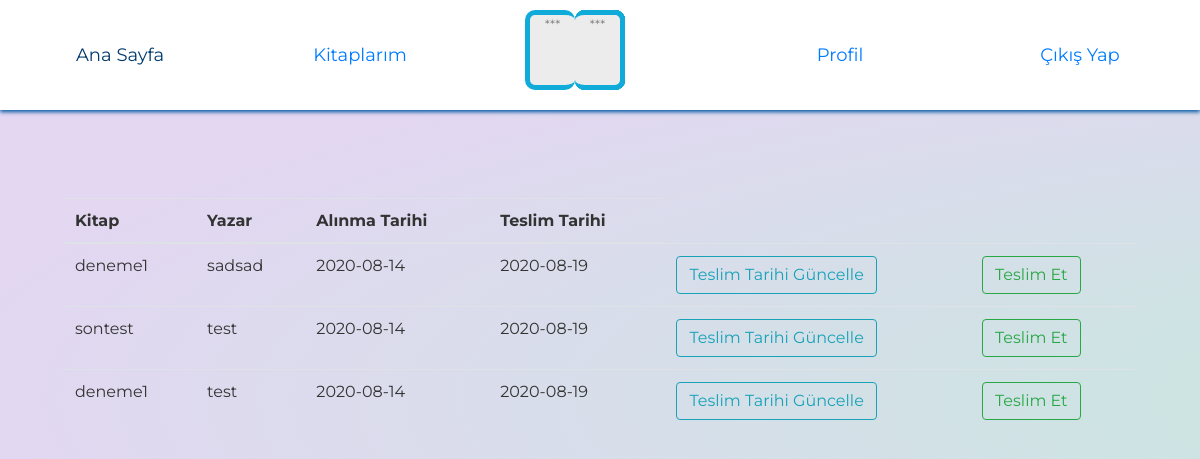
The app's page /user_book (signed in), older data.
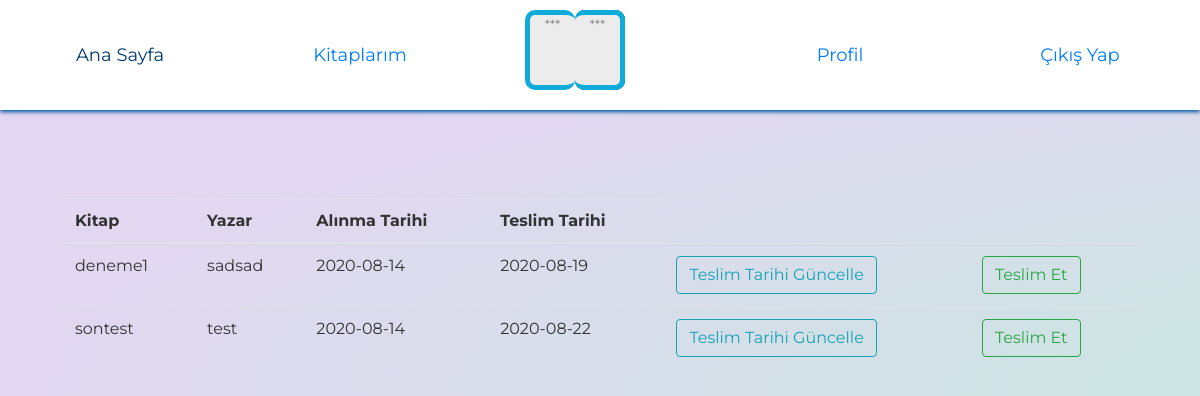
The same page, newer data.
### Models/borrow.py (models this page shows)
class Borrow(db.Model):
    id = db.Column(db.Integer, primary_key=True)
    user_id = db.Column(db.Integer)
    book_id = db.Column(db.Integer)
    start_date = db.Column(db.DateTime,default=datetime.utcnow)
    end_date = db.Column(db.DateTime)

### Models/book.py (models this page shows)
class Book(db.Model):
    id = db.Column(db.Integer, primary_key=True)
    title = db.Column(db.String(200))
    author = db.Column(db.String(200))
    type = db.Column(db.String(200))
    barcode = db.Column(db.Integer)
    status = db.Column(db.Boolean, default=True)

### Routes/routes.py (the view)
@routes.route("/user_book")
def user_book():
    orders = db.session.query(Borrow,Book).filter(Borrow.user_id == current_user.id).filter(Borrow.book_id== Book.id).all()
    print(orders)
    def convertdate(rdate):
        cdate=datetime.datetime.strptime(str(rdate).split(" ")[0], "%Y-%m-%d").date()
        return cdate
    return render_template("user_book.html",orders=orders,convertdate=convertdate)

### app.py (called while the page is built)
@login_manager.user_loader
def get(id):
    return User.query.get(id)

### templates/user_book.html (shortened to what this page needs)
<html>
<head>
    <link rel="stylesheet" href="https://maxcdn.bootstrapcdn.com/bootstrap/4.0.0/css/bootstrap.min.css">
    <link rel="stylesheet" type="text/css" href="../static/css/home.css" />
    <link rel="stylesheet" type="text/css" href="../static/css/search.css" />
</head>
<body>
    <div>
        <section class='header'>
            <header>
                <ul class='menu'>
                    <li class="anasayfa">
                        <a href='/home'>Ana Sayfa</a>
                    </li>
                    <li>
                        <a href='/user_book'>Kitaplarım</a>
                    </li>
                    <li>
                        <div class="logo">
                            <div class="paper">
                            </div>
                            <div class="paper">
                            </div>
                        </div>
                    </li>
                    <li>
                        <a href='#'>Profil</a>
                    </li>
                    <li class="logout">
                        <a href='/logout'>Çıkış Yap</a>
                    </li>
                </ul>
            </header>
        </section>
        <div style="margin-top: 150px;" class="container">
            <table class="table table-hover">
                <thead>
                    <tr>
                        <th scope="col">Kitap</th>
                        <th scope="col">Yazar</th>
                        <th scope="col">Alınma Tarihi</th>
                        <th scope="col">Teslim Tarihi</th>
                    </tr>
                </thead>
                <tbody>
                    {%for borrow,book in orders %}
                    <tr>
                        <td>{{book.title}}</td>
                        <td>{{book.author}}</td>
                        <td>{{convertdate(borrow.start_date)}}</td>
                        <td>{{convertdate(borrow.end_date)}}</td>
                        <td><a href="/postpone/{{borrow.id}}" class="btn btn-outline-info">Teslim Tarihi Güncelle</a></td>
                        <td><a href="/delivery_book/{{borrow.book_id}}" class="btn btn-outline-success">Teslim Et</a></td>
                    </tr>
                    {% endfor %}
                </tbody>
            </table>
        </div>
    </div>
</body>
</html>

Row changes from the older to the newer data that the page shows:
removed Borrow: title "deneme1", author "test", start_date "2020-08-14", end_date "2020-08-19"
changed Borrow "sontest": end_date "2020-08-19" → "2020-08-22"
